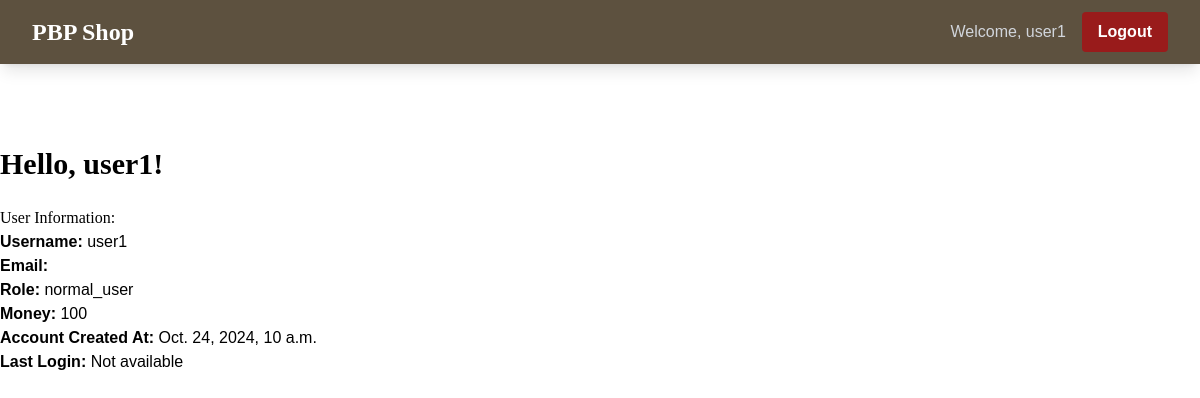
The page / (signed in) on the database its author committed.
### main/models.py (models this page shows, shortened)
class User(AbstractUser):
    ROLE_CHOICES = [
        ('normal_user', 'Normal User'),
        ('shop_owner', 'Shop Owner'),
    ]
    role = models.CharField(max_length=20, choices=ROLE_CHOICES, default='normal_user')
    money = models.IntegerField(default=0)  # Add the money field
    created_at = models.DateTimeField(auto_now_add=True)
    objects = CustomUserManager()

### main/views.py (the view)
# urls.py: path('', show_main, name='show_main'),
@login_required(login_url='/login')
def show_main(request):
    context = {
        'username': request.user.username,
        'email': request.user.email,
        'role': request.user.role,
        'money': request.user.money,
        'created_at': request.user.created_at,
        'last_login': request.COOKIES.get('last_login', 'Not available'),  # Safely get the cookie
    }
    return render(request, "main.html", context)

### main/templates/main.html (shortened to what this page needs)
{% extends 'base.html' %}
{% load static %}
{% block content %}
  <div class="flex flex-col ">
      <h1 class="text-3xl font-bold">Hello, {{ username }}!</h1>
      <div>
          <br>
          <h2>User Information:</h2>
          <ul>
              <li><strong>Username:</strong> {{ username }}</li>
              <li><strong>Email:</strong> {{ email }}</li>
              <li><strong>Role:</strong> {{ role }}</li>
              <li><strong>Money:</strong> {{ money }}</li>
              <li><strong>Account Created At:</strong> {{ created_at }}</li>
              <li><strong>Last Login:</strong> {{ last_login }}</li>
          </ul>
      </div>
  </div>
{% endblock content %}

### templates/navbar.html (shortened to what this page needs)
<nav class="bg-secondary shadow-lg fixed top-0 left-0 z-40 w-screen">
    <div class="max-w-7xl mx-auto px-4 sm:px-6 lg:px-8">
      <div class="flex items-center justify-between h-16">
        <div class="flex items-center">
          <a href="/">
            <h1 class="text-2xl font-bold text-center text-white">PBP Shop</h1>
          </a>
        </div>
        <div class="hidden md:flex items-center">
          {% if user.is_authenticated %}
            <span class="text-gray-300 mr-4">Welcome, {{ user.username }}</span>
            <a href="{% url 'main:logout' %}" class="text-center bg-red-800 hover:bg-red-900 text-white font-bold py-2 px-4 rounded transition duration-300">
              Logout
            </a>
          {% endif %}
        </div>
      </div>
    </div>
  </nav>

### static/css/global.css (style rules this page uses)
:root { --primary: #eae0d5; --primary-color: #23323c; --secondary-color: #5d513f; --highlight-color: #c6ad8f; --muted-color: #ebe0d6; }
h1, h2, h3 { font-family: "Cormorant Garamond", serif; }
p, span, div { font-family: "Source Sans Pro", sans-serif; }
.bg-secondary { background-color: var(--secondary-color); }

### rows shown on the page
User: username "user1", role "normal_user", created_at "Oct. 24, 2024, 10 a.m."

### other values the page prints
{{ money }} "100"
{{ last_login }} "Not available"
